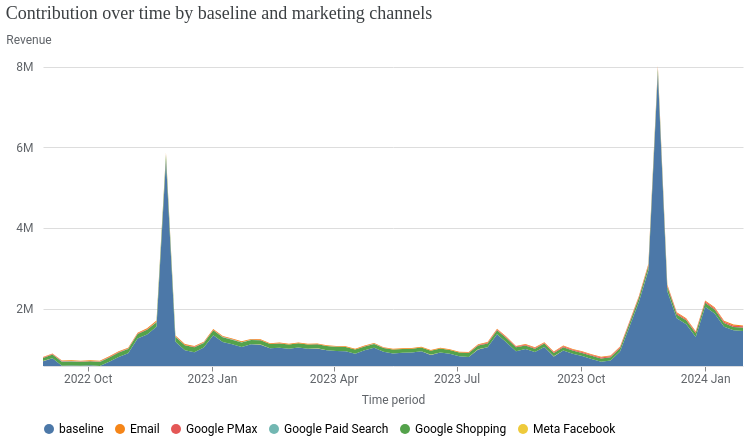

Notebook source saved alongside this figure:
### Code cell
media_summary.plot_channel_contribution_area_chart()

### Figure 1 — Vega-Lite specification as saved in the notebook (floating-point values rounded to 4 significant figures; data arrays with more than 128 entries replaced by an {"elided": "..."} marker saying what was removed)
{"config": {"view": {"continuousWidth": 300, "continuousHeight": 300, "strokeOpacity": 0}, "axis": {"labelColor": "#5F6368", "labelFont": "Roboto", "labelFontSize": 12, "titleColor": "#5F6368", "titleFont": "Roboto", "titleFontSize": 12, "titleFontWeight": "normal", "titlePadding": 10}}, "data": {"name": "data-cf5b9194d8d6612e5b666a6818df71d9"}, "mark": {"type": "area"}, "encoding": {"color": {"field": "channel", "legend": {"labelFont": "Roboto", "labelFontSize": 12, "orient": "bottom", "title": null}, "scale": {"domain": ["baseline", "Email", "Google PMax", "Google Paid Search", "Google Shopping", "Meta Facebook"]}, "sort": ["baseline", "Email", "Google PMax", "Google Paid Search", "Google Shopping", "Meta Facebook"], "type": "nominal"}, "order": {"field": "sort_channel", "sort": "descending", "type": "nominal"}, "tooltip": [{"field": "time", "format": "%Y-%m-%d", "type": "temporal"}, {"field": "channel", "type": "nominal"}, {"field": "incremental_outcome", "format": ",.2f", "type": "quantitative"}], "x": {"axis": {"domainColor": "#DADCE0", "format": "%Y %b", "grid": false, "tickCount": 8}, "field": "time", "title": "Time period", "type": "temporal"}, "y": {"axis": {"domain": false, "labelExpr": "replace(format(datum.value, '.3~s'), 'G', 'B')", "labelPadding": 10, "tickCount": 5, "ticks": false, "titleAlign": "left", "titleAngle": 0, "titleY": -20}, "field": "incremental_outcome", "scale": {"clamp": true, "domainMin": 575000.0}, "title": "Revenue", "type": "quantitative"}}, "title": {"text": "Contribution over time by baseline and marketing channels", "anchor": "start", "color": "#3C4043", "font": "Google Sans Display", "fontSize": 18, "fontWeight": "normal", "offset": 10}, "transform": [{"calculate": "indexof(['Email', 'Google PMax', 'Google Paid Search', 'Google Shopping', 'Meta Facebook', 'baseline'], datum.channel)", "as": "sort_channel"}], "width": 700, "$schema": "https://vega.github.io/schema/vega-lite/v6.4.1.json", "datasets": {"data-cf5b9194d8d6612e5b666a6818df71d9": {"elided": "450 records"}}}
